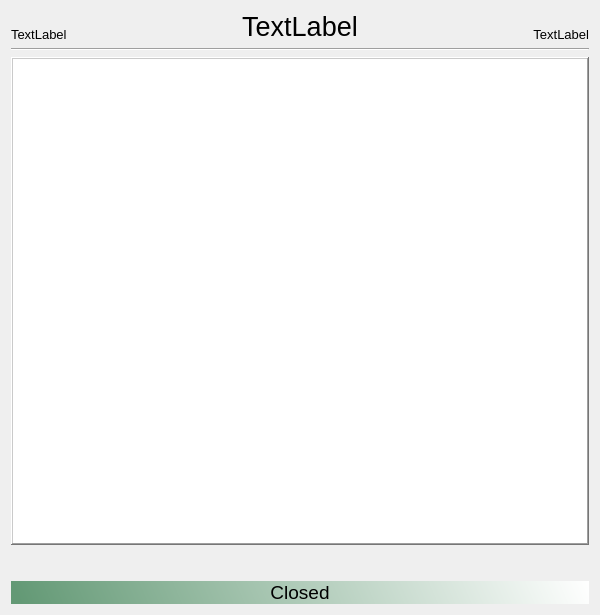
<?xml version="1.0" encoding="UTF-8"?>
<ui version="4.0">
 <class>selektovaniId</class>
 <widget class="QWidget" name="selektovaniId">
  <property name="geometry">
   <rect>
    <x>0</x>
    <y>0</y>
    <width>600</width>
    <height>615</height>
   </rect>
  </property>
  <property name="minimumSize">
   <size>
    <width>600</width>
    <height>563</height>
   </size>
  </property>
  <property name="maximumSize">
   <size>
    <width>1080</width>
    <height>700</height>
   </size>
  </property>
  <property name="windowTitle">
   <string>Form</string>
  </property>
  <property name="inputMethodHints">
   <set>Qt::ImhMultiLine</set>
  </property>
  <layout class="QGridLayout" name="gridLayout_3">
   <item row="3" column="0">
    <spacer name="verticalSpacer_4">
     <property name="orientation">
      <enum>Qt::Vertical</enum>
     </property>
     <property name="sizeType">
      <enum>QSizePolicy::Fixed</enum>
     </property>
     <property name="sizeHint" stdset="0">
      <size>
       <width>20</width>
       <height>30</height>
      </size>
     </property>
    </spacer>
   </item>
   <item row="4" column="0" colspan="2">
    <layout class="QVBoxLayout" name="verticalLayout_6">
     <item>
      <widget class="QLabel" name="labelStatus">
       <property name="sizePolicy">
        <sizepolicy hsizetype="Preferred" vsizetype="Preferred">
         <horstretch>0</horstretch>
         <verstretch>0</verstretch>
        </sizepolicy>
       </property>
       <property name="maximumSize">
        <size>
         <width>16777215</width>
         <height>60</height>
        </size>
       </property>
       <property name="font">
        <font>
         <pointsize>14</pointsize>
        </font>
       </property>
       <property name="styleSheet">
        <string notr="true">background-color: qlineargradient(spread:pad, x1:0, y1:0.0170455, x2:1, y2:0, stop:0 rgba(99, 153, 117, 255), stop:1 rgba(255, 255, 255, 255));</string>
       </property>
       <property name="frameShape">
        <enum>QFrame::NoFrame</enum>
       </property>
       <property name="text">
        <string>Closed</string>
       </property>
       <property name="alignment">
        <set>Qt::AlignCenter</set>
       </property>
      </widget>
     </item>
    </layout>
   </item>
   <item row="0" column="0" colspan="2">
    <layout class="QHBoxLayout" name="horizontalLayout_3">
     <item>
      <widget class="QLabel" name="labelVrijeme">
       <property name="font">
        <font>
         <pointsize>10</pointsize>
        </font>
       </property>
       <property name="text">
        <string>TextLabel</string>
       </property>
       <property name="alignment">
        <set>Qt::AlignBottom|Qt::AlignLeading|Qt::AlignLeft</set>
       </property>
      </widget>
     </item>
     <item>
      <widget class="QLabel" name="labelIncidentNumber">
       <property name="font">
        <font>
         <pointsize>20</pointsize>
        </font>
       </property>
       <property name="cursor">
        <cursorShape>IBeamCursor</cursorShape>
       </property>
       <property name="frameShape">
        <enum>QFrame::NoFrame</enum>
       </property>
       <property name="text">
        <string>TextLabel</string>
       </property>
       <property name="alignment">
        <set>Qt::AlignHCenter|Qt::AlignTop</set>
       </property>
       <property name="wordWrap">
        <bool>false</bool>
       </property>
       <property name="textInteractionFlags">
        <set>Qt::TextSelectableByKeyboard|Qt::TextSelectableByMouse</set>
       </property>
      </widget>
     </item>
     <item>
      <widget class="QLabel" name="labelSeverity">
       <property name="font">
        <font>
         <pointsize>10</pointsize>
        </font>
       </property>
       <property name="text">
        <string>TextLabel</string>
       </property>
       <property name="alignment">
        <set>Qt::AlignBottom|Qt::AlignRight|Qt::AlignTrailing</set>
       </property>
      </widget>
     </item>
    </layout>
   </item>
   <item row="1" column="0" colspan="2">
    <widget class="Line" name="line_23">
     <property name="styleSheet">
      <string notr="true">color: rgb(129, 255, 148);</string>
     </property>
     <property name="orientation">
      <enum>Qt::Horizontal</enum>
     </property>
    </widget>
   </item>
   <item row="2" column="0" colspan="2">
    <layout class="QGridLayout" name="gridLayout">
     <item row="0" column="0">
      <widget class="QPlainTextEdit" name="plainTextEditOutput">
       <property name="font">
        <font>
         <family>MS Shell Dlg 2</family>
         <pointsize>10</pointsize>
         <underline>false</underline>
         <strikeout>false</strikeout>
        </font>
       </property>
       <property name="mouseTracking">
        <bool>false</bool>
       </property>
       <property name="layoutDirection">
        <enum>Qt::LeftToRight</enum>
       </property>
       <property name="autoFillBackground">
        <bool>false</bool>
       </property>
       <property name="locale">
        <locale language="English" country="UnitedStates"/>
       </property>
       <property name="inputMethodHints">
        <set>Qt::ImhNone</set>
       </property>
       <property name="frameShape">
        <enum>QFrame::WinPanel</enum>
       </property>
       <property name="frameShadow">
        <enum>QFrame::Raised</enum>
       </property>
       <property name="lineWidth">
        <number>1</number>
       </property>
       <property name="midLineWidth">
        <number>1</number>
       </property>
       <property name="tabChangesFocus">
        <bool>true</bool>
       </property>
       <property name="plainText">
        <string/>
       </property>
       <property name="textInteractionFlags">
        <set>Qt::TextSelectableByKeyboard|Qt::TextSelectableByMouse</set>
       </property>
      </widget>
     </item>
    </layout>
   </item>
  </layout>
 </widget>
 <resources/>
 <connections/>
</ui>
